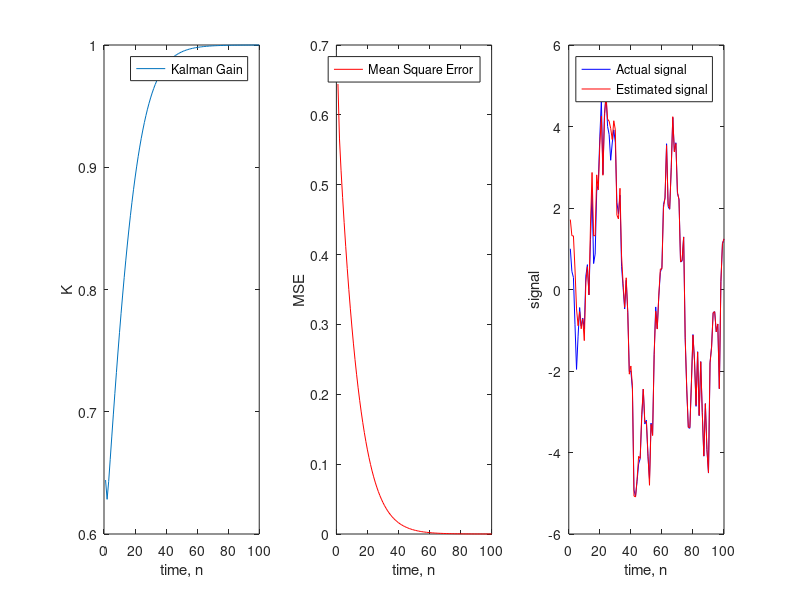

MATLAB code to generate this figure:
%//////////////////////////////////////////////////////////////////////////
% Kalman Filter
% by M. R. Avendi
% The goal is to estimate signal S based on observations X
% we do not have actual data so we generate X based on Kalman model
% and later will estimate S from on X
% X[n]=S[n]+w[n],                   w[n] is N(0,sigma2_w) 
% S[n]= a S[n-1] + u[n],            u[n] is N(0, sigma2_u)

clc
clear all
close all

%% genrate observations according to Kalman model

N=100;% number of data points
a=.9; % state parameter
sigma2_u=1; % variance of state noise
sigma2_w=.9; % variance of observation noise 

S(1)=1; % initial state
X(1)=S(1)+sqrt(sigma2_u)*randn;
for i=2:N+1
    S(i)=a*S(i-1)+sqrt(sigma2_u)*randn;
    X(i)=S(i)+sqrt(sigma2_w^(i-1))*randn;
end

%% estimation of S based on observations X

% initialize
State  = zeros(1,N+1);
StateP =zeros(1,N+1); % prediced state
M =     zeros(1,N+1); % 
Mp=     zeros(1,N+1); % predicted covriance
K=      zeros(1,N+1); % Kalman gain

M(1)=1;
for t=2:N+1
    StateP(t)=a*State(t-1); % predic
    Mp(t)=(a^2)*M(t-1) + sigma2_u; % covariance of prediction
    K(t)=Mp(t)/(sigma2_w^(t-2)+Mp(t));% Kalman gain
    M(t)=(1-K(t))*Mp(t); 
    State(t)=StateP(t)+K(t)*(X(t-1)-StateP(t)); % update 
end
%%
subplot(1,3,1)
plot(K(2:N+1))
legend('Kalman Gain');
xlabel('time, n')
ylabel('K')

subplot(1,3,2)
plot(M(2:N+1),'r');
legend('Mean Square Error');
xlabel('time, n')
ylabel('MSE')

subplot(1,3,3)
plot(S(1:N),'b')
hold on
plot(State(2:N+1),'r')
legend('Actual signal','Estimated signal');
xlabel('time, n')
ylabel('signal')